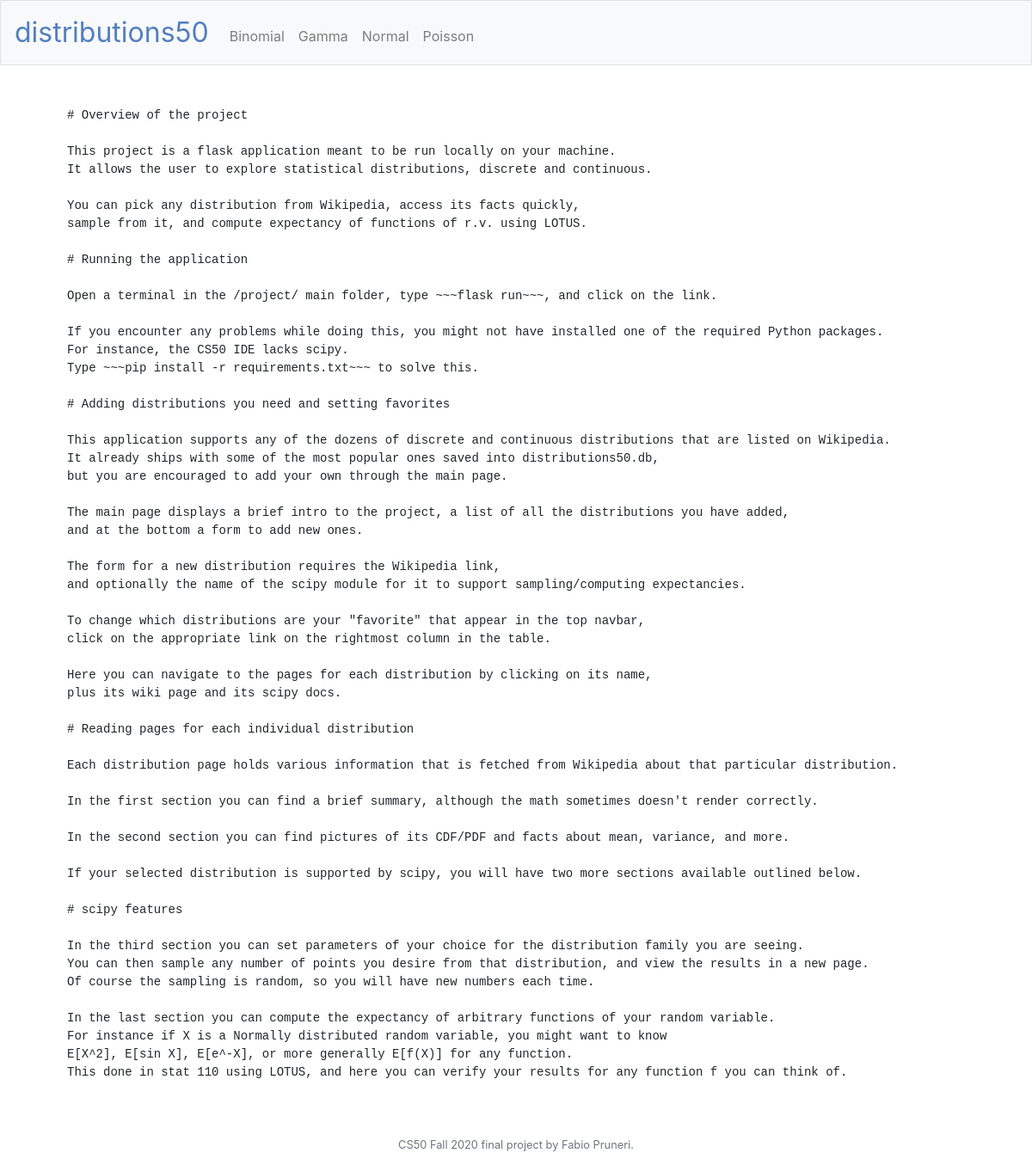
The page /readme on the database its author committed.
### tables this page shows
CREATE TABLE 'distributions' ('id' integer PRIMARY KEY AUTOINCREMENT NOT NULL, 'name' text NOT NULL, 'wiki' text, 'scipy' text, 'favorite' boolean NOT NULL DEFAULT 0);

### application.py (the view)
@app.route("/readme", methods=["GET", "POST"])
def readme():
    fav = db.execute("SELECT name FROM distributions WHERE favorite=1 ORDER BY name")
    return render_template("readme.html", fav=fav)

### templates/readme.html (shortened to what this page needs)
{% extends "layout.html" %}
{% block main %}
<pre align="left">
# Overview of the project
This project is a flask application meant to be run locally on your machine.
It allows the user to explore statistical distributions, discrete and continuous.
You can pick any distribution from Wikipedia, access its facts quickly,
sample from it, and compute expectancy of functions of r.v. using LOTUS.
# Running the application
Open a terminal in the /project/ main folder, type ~~~flask run~~~, and click on the link.
If you encounter any problems while doing this, you might not have installed one of the required Python packages.
For instance, the CS50 IDE lacks scipy.
Type ~~~pip install -r requirements.txt~~~ to solve this.
# Adding distributions you need and setting favorites
This application supports any of the dozens of discrete and continuous distributions that are listed on Wikipedia.
It already ships with some of the most popular ones saved into distributions50.db,
but you are encouraged to add your own through the main page.
The main page displays a brief intro to the project, a list of all the distributions you have added,
and at the bottom a form to add new ones.
The form for a new distribution requires the Wikipedia link,
and optionally the name of the scipy module for it to support sampling/computing expectancies.
To change which distributions are your "favorite" that appear in the top navbar,
click on the appropriate link on the rightmost column in the table.
Here you can navigate to the pages for each distribution by clicking on its name,
plus its wiki page and its scipy docs.
# Reading pages for each individual distribution
Each distribution page holds various information that is fetched from Wikipedia about that particular distribution.
In the first section you can find a brief summary, although the math sometimes doesn't render correctly.
In the second section you can find pictures of its CDF/PDF and facts about mean, variance, and more.
If your selected distribution is supported by scipy, you will have two more sections available outlined below.
# scipy features
In the third section you can set parameters of your choice for the distribution family you are seeing.
You can then sample any number of points you desire from that distribution, and view the results in a new page.
Of course the sampling is random, so you will have new numbers each time.
In the last section you can compute the expectancy of arbitrary functions of your random variable.
For instance if X is a Normally distributed random variable, you might want to know
E[X^2], E[sin X], E[e^-X], or more generally E[f(X)] for any function.
This done in stat 110 using LOTUS, and here you can verify your results for any function f you can think of.
</pre>
{% endblock %}

### templates/layout.html (shortened to what this page needs)
<!DOCTYPE html>
<html lang="en">
    <head>
        <link rel="stylesheet" href="https://cdn.jsdelivr.net/npm/bootstrap@4.5.3/dist/css/bootstrap.min.css">
        <link href="/static/styles.css" rel="stylesheet">
    </head>
    <body>
        <nav class="navbar navbar-expand-md navbar-light bg-light border">
            <a class="navbar-brand" href="/"><span class="blue">distributions50</span></a>
            <div class="collapse navbar-collapse" id="navbar">
                <ul class="navbar-nav mr-auto mt-2">
                    {% for d in fav %}
                    <li class="nav-item"><a class="nav-link" href="/distribution?name={{d['name']}}">{{d['name']}}</a></li>
                    {% endfor %}
                </ul>
            </div>
        </nav>
        <main class="container p-5">
            {% block main %}{% endblock %}
        </main>
        <footer class="small text-center text-muted">
            CS50 Fall 2020 final project by Fabio Pruneri.
        </footer>
    </body>
</html>

### static/styles.css (style rules this page uses)
nav .navbar-brand { font-size: xx-large; }
nav .navbar-brand .blue { color: #537fbe; }
main { overflow-x: auto; text-align: center; }

### rows shown on the page
distributions: name "Binomial"
distributions: name "Gamma"
distributions: name "Normal"
distributions: name "Poisson"
